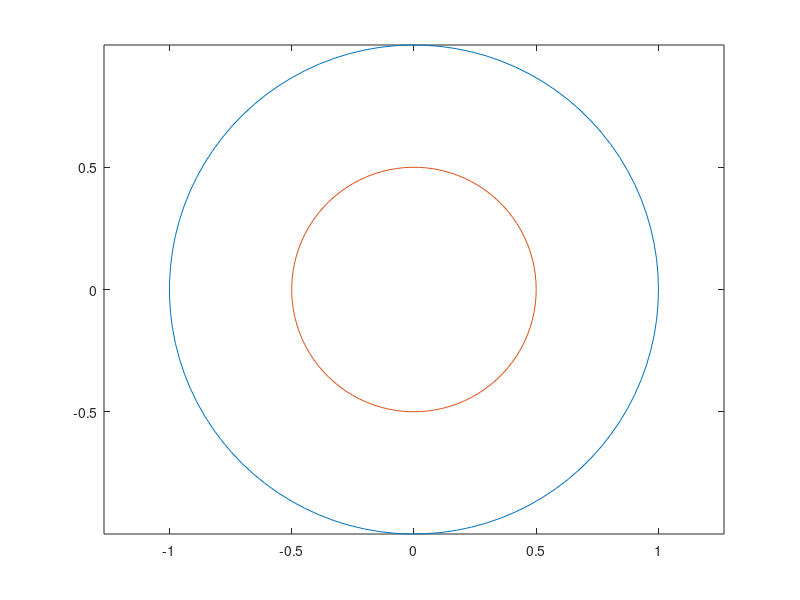

Write the MATLAB code that produced this figure.
% パラメータtの範囲を定義
t = linspace(0, 2*pi, 100);

% 図形の外形を描画
x = cos(t);
y = sin(t);
plot(x, y)
hold on

% 図形の内部を描画
x = 0.5*cos(t);
y = 0.5*sin(t);
plot(x, y)

% 描画を終了
hold off
axis equal
